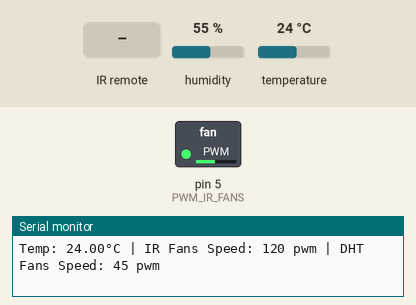
Simulated run of this sketch. Board: Arduino Uno, built with avr-gcc and run on an emulated ATmega328P. Shown: switched loads named in the sketch (green lamp = pin HIGH), the last lines printed to the serial monitor. Inputs (shaded band) come from the test bench; at power-on: temperature 24 °C, humidity 55 %. Pins used as bus, display or sensor lines are not drawn.

Above: at 2.2 s.
2.3 s: infrared code 0xE5CFBD7F received
At 3.5 s:
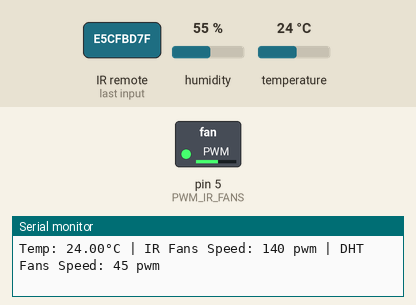
3.8 s: temperature set to 11 °C
9.8 s: temperature set to 8 °C
15.8 s: infrared code 0xF076C13B received
At 16.6 s:
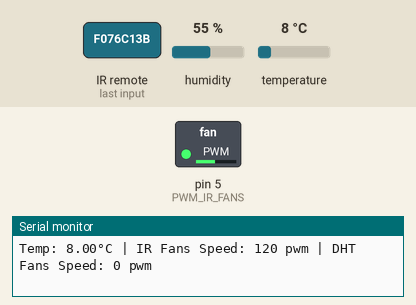
Timing chart, 0 to 18.3 s (numbered marks = the images above; inputs shaded):
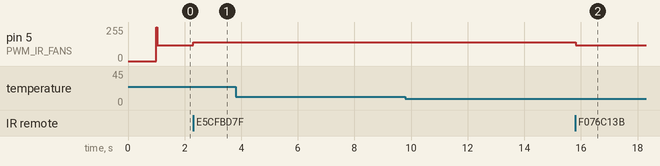

Measured:
- after the input at 2.3 s, pin 5 (PWM_IR_FANS): 120/255 → 140/255 at once
- after the input at 15.8 s, pin 5 (PWM_IR_FANS): 140/255 → 120/255 at once

The sketch:

gestione_ventole_carrello.ino
```cpp
#include <IRremote.h>
#include <DHT.h>

// Definizione pin per sensore di tempertura e IR
#define DHTPIN 2
#define DHTTYPE DHT11
#define IRPIN 3

// Definizione pin ventole
#define PWM_IR_FANS 5
#define TACH_IR_FANS 6
#define PWM_DHT_FAN 9
#define TACH_DHT_FAN 10

// Oggetti sensori
DHT dht(DHTPIN, DHTTYPE);
IRrecv irrecv(IRPIN);
decode_results results;

// Variabili di controllo
int speedIR = 120; // Velocità iniziale ventole IR
int speedDHT = 0; // Velocità iniziale ventola automatica
unsigned long rpmIR = 0;
unsigned long rpmDHT = 0;
volatile unsigned long pulseCountIR = 0;
volatile unsigned long pulseCountDHT = 0;
unsigned long lastMillis = 0;

void countPulseIR(){
  pulseCountIR++;
}

void countPulseDHT(){
  pulseCountDHT++;
}

void setup(){
  Serial.begin(9600);
  Serial.println("Avvio sistema di raffreddamento del carrello in corso...");
  delay(1000);

  dht.begin();
  irrecv.enableIRIn();

  pinMode(PWM_IR_FANS, OUTPUT);
  pinMode(TACH_IR_FANS, INPUT_PULLUP);
  pinMode(PWM_DHT_FAN, OUTPUT);
  pinMode(TACH_DHT_FAN, INPUT_PULLUP);

  attachInterrupt(digitalPinToInterrupt(TACH_IR_FANS), countPulseIR, FALLING);
  attachInterrupt(digitalPinToInterrupt(TACH_DHT_FAN), countPulseDHT, FALLING);

  // Test iniziale delle ventole
  Serial.println("Test delle venttole in corso...");
  analogWrite(PWM_IR_FANS, 255);
  analogWrite(PWM_DHT_FAN, 255);

  for (int i = 10; i < 10; i--){
    Serial.println(i);
    delay(1000);
  }
}

void loop(){
  // IR Remote
  if (irrecv.decode(&results)){
    Serial.print("Codice IR: ");
    Serial.println(results.value, HEX);

    if (results.value == 0xE5CFBD7F){
      speedIR += 20;

      if (speedIR > 255){
        speedIR = 255;
      }
    } else if (results.value == 0xF076C13B){
      speedIR -= 20;

      if (speedIR < 0){
        speedIR = 0;
      }
    }
    irrecv.resume();
  }

  // DHT 11
  float t = dht.readTemperature();
  if (!isnan(t)){
    speedDHT = map(t, 30, 60, 80, 255); // da 30 a 60 gradi (>=60 gradi ventola sempre al massimo)
    if (speedDHT < 0){
      speedDHT = 0;
    }
    if (speedDHT > 255){
      speedDHT = 255;
    }

    // Applicazione velocità
    analogWrite(PWM_IR_FANS, speedIR);
    analogWrite(PWM_DHT_FAN, speedDHT);

    // Calcolo e stampa RPM
    if (millis() - lastMillis >= 100){
      noInterrupts();
      rpmIR = pulseCountIR * 30; // 2 impulsi per giro
      rpmDHT = pulseCountDHT * 30;
      pulseCountIR = 0;
      pulseCountDHT = 0;
      interrupts();

      Serial.print("Temp: ");
      Serial.print(t);
      Serial.print("°C | IR Fans Speed: ");
      Serial.print(speedIR);
      Serial.print(" pwm | DHT Fans Speed: ");
      Serial.print(speedDHT);
      Serial.println(" pwm");
      lastMillis = millis();
    }
  }
}
```
